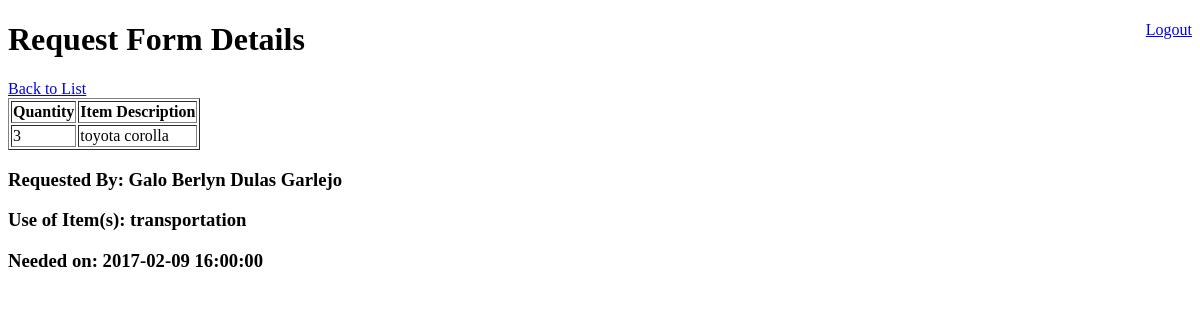
Before: /request_app/dashboard/request_details.php?request_id=1 (signed in) with the older database file.
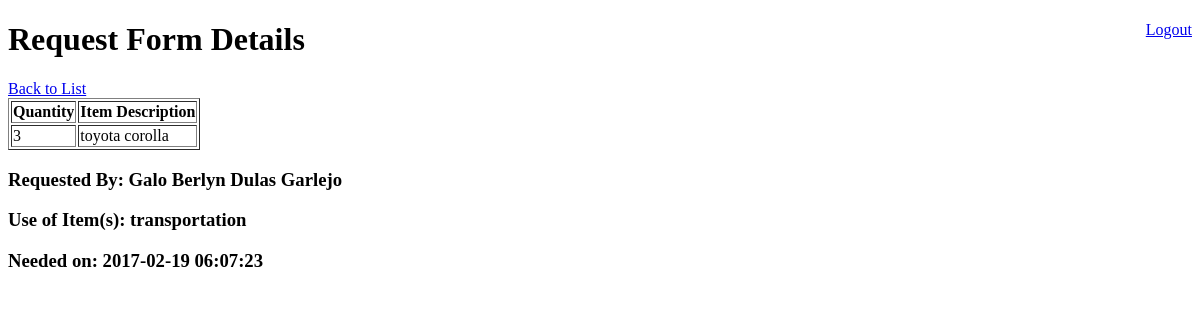
After: the same page with the newer database file.
### tables this page shows
CREATE TABLE `request_form` (
  `request_id` int(11) NOT NULL,
  `requested_by` int(11) NOT NULL COMMENT 'user.id',
  `request_status` varchar(255) NOT NULL,
  `use_of_item` text NOT NULL,
  `date_needed` timestamp NOT NULL DEFAULT CURRENT_TIMESTAMP ON UPDATE CURRENT_TIMESTAMP,
  `created_at` timestamp NOT NULL DEFAULT '0000-00-00 00:00:00',
  `updated_at` timestamp NOT NULL DEFAULT '0000-00-00 00:00:00'
);

CREATE TABLE `user_details` (
  `id` int(11) NOT NULL,
  `user_id` int(11) NOT NULL,
  `firstname` varchar(255) NOT NULL,
  `middlename` varchar(255) NOT NULL,
  `lastname` varchar(255) NOT NULL,
  `created_at` timestamp NOT NULL DEFAULT CURRENT_TIMESTAMP ON UPDATE CURRENT_TIMESTAMP,
  `updated_at` timestamp NOT NULL DEFAULT '0000-00-00 00:00:00'
);

### request_app/dashboard/request_details.php (the view, shortened to what this page needs)
<?php
include '../shared/connection.php';
$request_id = $_GET['request_id'];
$request = "SELECT rf.*,ud.firstname,ud.middlename,ud.lastname FROM request_form as rf left join user_details as ud on rf.requested_by=ud.user_id where request_id='$request_id'";
$requestQuery = mysqli_query($conn,$request) or die(mysqli_error($conn));
$req = mysqli_fetch_array($requestQuery, MYSQLI_ASSOC);
$items = "SELECT * FROM items WHERE request_form_id = '$request_id'";
$itemsQuery = mysqli_query($conn,$items);
?>
<!DOCTYPE html>
<html>
<head>
</head>
<body>
	<a href="../shared/logout.php" style="float:right">Logout</a>
	<div>
		<h1>Request Form Details</h1>
		<a href="home.php">Back to List</a>
		<table border="1">
			<tr>
			    <th>Quantity</th>
			    <th>Item Description</th>
		  	</tr>
		  	<?php
		  	while($row = mysqli_fetch_array($itemsQuery)){
			  	echo "<tr><td>" . $row['quantity'] . "</td>";
			  	echo "<td>" . $row['description'] . "</td></tr>";
			  }
		    ?>
		</table>
		<h3>Requested By: <?php echo $req['firstname'] . " " . $req['middlename'] . " " . $req['lastname'];?></h3>
		<h3>Use of Item(s): <?php echo $req['use_of_item'];?></h3>
		<h3>Needed on: <?php echo $req['date_needed'];?></h3>
	</div>
</body>
</html>

Changed rows visible on the page:
changed request_form "transportation": date_needed "2017-02-09 16:00:00" → "2017-02-19 06:07:23"
